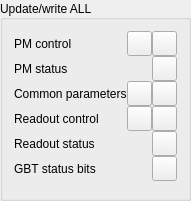
   <widget class="QGroupBox" name="Update_writeALL">
    <property name="geometry">
     <rect>
      <x>200</x>
      <y>180</y>
      <width>181</width>
      <height>201</height>
     </rect>
    </property>
    <property name="title">
     <string>Update/write ALL</string>
    </property>
    <property name="alignment">
     <set>Qt::AlignJustify|Qt::AlignVCenter</set>
    </property>
    <layout class="QGridLayout" name="gridLayout">
     <property name="spacing">
      <number>0</number>
     </property>
     <item row="0" column="1">
      <widget class="QPushButton" name="VIEW_ADC_ZERO_2">
       <property name="sizePolicy">
        <sizepolicy hsizetype="Fixed" vsizetype="Fixed">
         <horstretch>0</horstretch>
         <verstretch>0</verstretch>
        </sizepolicy>
       </property>
       <property name="minimumSize">
        <size>
         <width>25</width>
         <height>25</height>
        </size>
       </property>
       <property name="maximumSize">
        <size>
         <width>25</width>
         <height>25</height>
        </size>
       </property>
       <property name="cursor">
        <cursorShape>PointingHandCursor</cursorShape>
       </property>
       <property name="toolTip">
        <string>&lt;html&gt;&lt;head/&gt;&lt;body&gt;&lt;p&gt;Status&lt;/p&gt;&lt;/body&gt;&lt;/html&gt;</string>
       </property>
       <property name="styleSheet">
        <string notr="true"/>
       </property>
       <property name="text">
        <string/>
       </property>
       <property name="icon">
        <iconset resource="skins.qrc">
         <normaloff>:/skins/eyeball-icon-png-3.png</normaloff>:/skins/eyeball-icon-png-3.png</iconset>
       </property>
       <property name="iconSize">
        <size>
         <width>21</width>
         <height>21</height>
        </size>
       </property>
      </widget>
     </item>
     <item row="2" column="1">
      <widget class="QPushButton" name="VIEW_ADC_ZERO_3">
       <property name="sizePolicy">
        <sizepolicy hsizetype="Fixed" vsizetype="Fixed">
         <horstretch>0</horstretch>
         <verstretch>0</verstretch>
        </sizepolicy>
       </property>
       <property name="minimumSize">
        <size>
         <width>25</width>
         <height>25</height>
        </size>
       </property>
       <property name="maximumSize">
        <size>
         <width>25</width>
         <height>25</height>
        </size>
       </property>
       <property name="cursor">
        <cursorShape>PointingHandCursor</cursorShape>
       </property>
       <property name="toolTip">
        <string>&lt;html&gt;&lt;head/&gt;&lt;body&gt;&lt;p&gt;Status&lt;/p&gt;&lt;/body&gt;&lt;/html&gt;</string>
       </property>
       <property name="styleSheet">
        <string notr="true"/>
       </property>
       <property name="text">
        <string/>
       </property>
       <property name="icon">
        <iconset resource="skins.qrc">
         <normaloff>:/skins/eyeball-icon-png-3.png</normaloff>:/skins/eyeball-icon-png-3.png</iconset>
       </property>
       <property name="iconSize">
        <size>
         <width>21</width>
         <height>21</height>
        </size>
       </property>
      </widget>
     </item>
     <item row="5" column="0">
      <widget class="QLabel" name="label_7">
       <property name="text">
        <string>GBT status bits</string>
       </property>
      </widget>
     </item>
     <item row="3" column="0">
      <widget class="QLabel" name="label_5">
       <property name="text">
        <string>Readout control</string>
       </property>
      </widget>
     </item>
     <item row="0" column="0">
      <widget class="QLabel" name="label_2">
       <property name="text">
        <string>PM control</string>
       </property>
      </widget>
     </item>
     <item row="4" column="2">
      <widget class="QPushButton" name="VIEW_ADC_ZERO_7">
       <property name="sizePolicy">
        <sizepolicy hsizetype="Fixed" vsizetype="Fixed">
         <horstretch>0</horstretch>
         <verstretch>0</verstretch>
        </sizepolicy>
       </property>
       <property name="minimumSize">
        <size>
         <width>25</width>
         <height>25</height>
        </size>
       </property>
       <property name="maximumSize">
        <size>
         <width>25</width>
         <height>25</height>
        </size>
       </property>
       <property name="cursor">
        <cursorShape>PointingHandCursor</cursorShape>
       </property>
       <property name="toolTip">
        <string>&lt;html&gt;&lt;head/&gt;&lt;body&gt;&lt;p&gt;Status&lt;/p&gt;&lt;/body&gt;&lt;/html&gt;</string>
       </property>
       <property name="styleSheet">
        <string notr="true"/>
       </property>
       <property name="text">
        <string/>
       </property>
       <property name="icon">
        <iconset resource="skins.qrc">
         <normaloff>:/skins/eyeball-icon-png-3.png</normaloff>:/skins/eyeball-icon-png-3.png</iconset>
       </property>
       <property name="iconSize">
        <size>
         <width>21</width>
         <height>21</height>
        </size>
       </property>
      </widget>
     </item>
     <item row="5" column="2">
      <widget class="QPushButton" name="VIEW_ADC_ZERO_8">
       <property name="sizePolicy">
        <sizepolicy hsizetype="Fixed" vsizetype="Fixed">
         <horstretch>0</horstretch>
         <verstretch>0</verstretch>
        </sizepolicy>
       </property>
       <property name="minimumSize">
        <size>
         <width>25</width>
         <height>25</height>
        </size>
       </property>
       <property name="maximumSize">
        <size>
         <width>25</width>
         <height>25</height>
        </size>
       </property>
       <property name="cursor">
        <cursorShape>PointingHandCursor</cursorShape>
       </property>
       <property name="toolTip">
        <string>&lt;html&gt;&lt;head/&gt;&lt;body&gt;&lt;p&gt;Status&lt;/p&gt;&lt;/body&gt;&lt;/html&gt;</string>
       </property>
       <property name="styleSheet">
        <string notr="true"/>
       </property>
       <property name="text">
        <string/>
       </property>
       <property name="icon">
        <iconset resource="skins.qrc">
         <normaloff>:/skins/eyeball-icon-png-3.png</normaloff>:/skins/eyeball-icon-png-3.png</iconset>
       </property>
       <property name="iconSize">
        <size>
         <width>21</width>
         <height>21</height>
        </size>
       </property>
      </widget>
     </item>
     <item row="2" column="2">
      <widget class="QPushButton" name="WRITE_ADC_ZERO_4">
       <property name="sizePolicy">
        <sizepolicy hsizetype="Fixed" vsizetype="Fixed">
         <horstretch>0</horstretch>
         <verstretch>0</verstretch>
        </sizepolicy>
       </property>
       <property name="minimumSize">
        <size>
         <width>25</width>
         <height>25</height>
        </size>
       </property>
       <property name="maximumSize">
        <size>
         <width>25</width>
         <height>25</height>
        </size>
       </property>
       <property name="cursor">
        <cursorShape>PointingHandCursor</cursorShape>
       </property>
       <property name="toolTip">
        <string>&lt;html&gt;&lt;head/&gt;&lt;body&gt;&lt;p&gt;Write&lt;/p&gt;&lt;/body&gt;&lt;/html&gt;</string>
       </property>
       <property name="styleSheet">
        <string notr="true"/>
       </property>
       <property name="text">
        <string/>
       </property>
       <property name="icon">
        <iconset resource="skins.qrc">
         <normaloff>:/skins/Write.png</normaloff>:/skins/Write.png</iconset>
       </property>
       <property name="iconSize">
        <size>
         <width>21</width>
         <height>21</height>
        </size>
       </property>
      </widget>
     </item>
     <item row="2" column="0">
      <widget class="QLabel" name="label_4">
       <property name="text">
        <string>Common parameters</string>
       </property>
      </widget>
     </item>
     <item row="1" column="0">
      <widget class="QLabel" name="label_3">
       <property name="text">
        <string>PM status</string>
       </property>
      </widget>
     </item>
     <item row="3" column="1">
      <widget class="QPushButton" name="VIEW_ADC_ZERO_5">
       <property name="sizePolicy">
        <sizepolicy hsizetype="Fixed" vsizetype="Fixed">
         <horstretch>0</horstretch>
         <verstretch>0</verstretch>
        </sizepolicy>
       </property>
       <property name="minimumSize">
        <size>
         <width>25</width>
         <height>25</height>
        </size>
       </property>
       <property name="maximumSize">
        <size>
         <width>25</width>
         <height>25</height>
        </size>
       </property>
       <property name="cursor">
        <cursorShape>PointingHandCursor</cursorShape>
       </property>
       <property name="toolTip">
        <string>&lt;html&gt;&lt;head/&gt;&lt;body&gt;&lt;p&gt;Status&lt;/p&gt;&lt;/body&gt;&lt;/html&gt;</string>
       </property>
       <property name="styleSheet">
        <string notr="true"/>
       </property>
       <property name="text">
        <string/>
       </property>
       <property name="icon">
        <iconset resource="skins.qrc">
         <normaloff>:/skins/eyeball-icon-png-3.png</normaloff>:/skins/eyeball-icon-png-3.png</iconset>
       </property>
       <property name="iconSize">
        <size>
         <width>21</width>
         <height>21</height>
        </size>
       </property>
      </widget>
     </item>
     <item row="0" column="2">
      <widget class="QPushButton" name="WRITE_ADC_ZERO_2">
       <property name="sizePolicy">
        <sizepolicy hsizetype="Fixed" vsizetype="Fixed">
         <horstretch>0</horstretch>
         <verstretch>0</verstretch>
        </sizepolicy>
       </property>
       <property name="minimumSize">
        <size>
         <width>25</width>
         <height>25</height>
        </size>
       </property>
       <property name="maximumSize">
        <size>
         <width>25</width>
         <height>25</height>
        </size>
       </property>
       <property name="cursor">
        <cursorShape>PointingHandCursor</cursorShape>
       </property>
       <property name="toolTip">
        <string>&lt;html&gt;&lt;head/&gt;&lt;body&gt;&lt;p&gt;Write&lt;/p&gt;&lt;/body&gt;&lt;/html&gt;</string>
       </property>
       <property name="styleSheet">
        <string notr="true"/>
       </property>
       <property name="text">
        <string/>
       </property>
       <property name="icon">
        <iconset resource="skins.qrc">
         <normaloff>:/skins/Write.png</normaloff>:/skins/Write.png</iconset>
       </property>
       <property name="iconSize">
        <size>
         <width>21</width>
         <height>21</height>
        </size>
       </property>
      </widget>
     </item>
     <item row="3" column="2">
      <widget class="QPushButton" name="WRITE_ADC_ZERO_5">
       <property name="sizePolicy">
        <sizepolicy hsizetype="Fixed" vsizetype="Fixed">
         <horstretch>0</horstretch>
         <verstretch>0</verstretch>
        </sizepolicy>
       </property>
       <property name="minimumSize">
        <size>
         <width>25</width>
         <height>25</height>
        </size>
       </property>
       <property name="maximumSize">
        <size>
         <width>25</width>
         <height>25</height>
        </size>
       </property>
       <property name="cursor">
        <cursorShape>PointingHandCursor</cursorShape>
       </property>
       <property name="toolTip">
        <string>&lt;html&gt;&lt;head/&gt;&lt;body&gt;&lt;p&gt;Write&lt;/p&gt;&lt;/body&gt;&lt;/html&gt;</string>
       </property>
       <property name="styleSheet">
        <string notr="true"/>
       </property>
       <property name="text">
        <string/>
       </property>
       <property name="icon">
        <iconset resource="skins.qrc">
         <normaloff>:/skins/Write.png</normaloff>:/skins/Write.png</iconset>
       </property>
       <property name="iconSize">
        <size>
         <width>21</width>
         <height>21</height>
        </size>
       </property>
      </widget>
     </item>
     <item row="4" column="0">
      <widget class="QLabel" name="label_6">
       <property name="text">
        <string>Readout status</string>
       </property>
      </widget>
     </item>
     <item row="1" column="2">
      <widget class="QPushButton" name="VIEW_ADC_ZERO_6">
       <property name="sizePolicy">
        <sizepolicy hsizetype="Fixed" vsizetype="Fixed">
         <horstretch>0</horstretch>
         <verstretch>0</verstretch>
        </sizepolicy>
       </property>
       <property name="minimumSize">
        <size>
         <width>25</width>
         <height>25</height>
        </size>
       </property>
       <property name="maximumSize">
        <size>
         <width>25</width>
         <height>25</height>
        </size>
       </property>
       <property name="cursor">
        <cursorShape>PointingHandCursor</cursorShape>
       </property>
       <property name="toolTip">
        <string>&lt;html&gt;&lt;head/&gt;&lt;body&gt;&lt;p&gt;Status&lt;/p&gt;&lt;/body&gt;&lt;/html&gt;</string>
       </property>
       <property name="styleSheet">
        <string notr="true"/>
       </property>
       <property name="text">
        <string/>
       </property>
       <property name="icon">
        <iconset resource="skins.qrc">
         <normaloff>:/skins/eyeball-icon-png-3.png</normaloff>:/skins/eyeball-icon-png-3.png</iconset>
       </property>
       <property name="iconSize">
        <size>
         <width>21</width>
         <height>21</height>
        </size>
       </property>
      </widget>
     </item>
    </layout>
   </widget>
